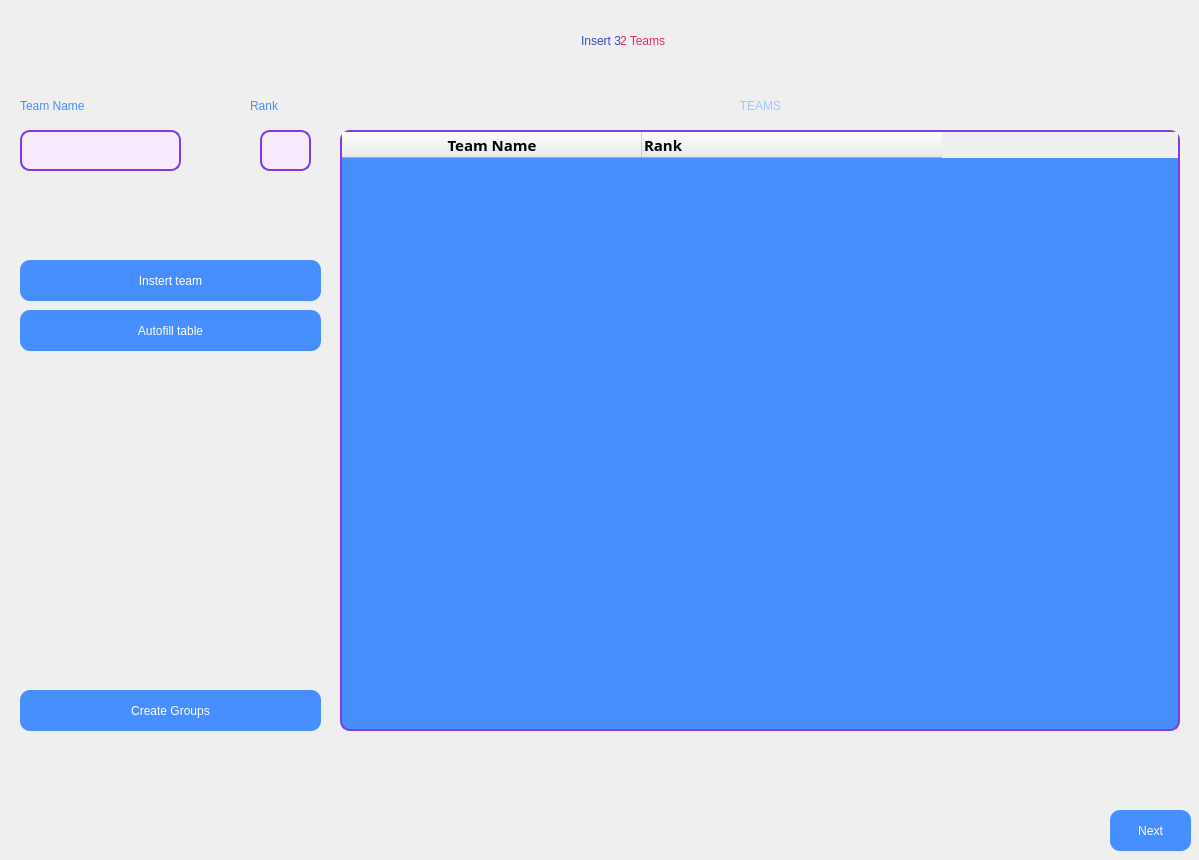
<?xml version="1.0" encoding="UTF-8"?>
<ui version="4.0">
 <class>Dialog</class>
 <widget class="QDialog" name="Dialog">
  <property name="geometry">
   <rect>
    <x>0</x>
    <y>0</y>
    <width>1199</width>
    <height>860</height>
   </rect>
  </property>
  <property name="windowTitle">
   <string>Dialog</string>
  </property>
  <widget class="QWidget" name="HomeWidget" native="true">
   <property name="geometry">
    <rect>
     <x>0</x>
     <y>0</y>
     <width>1200</width>
     <height>860</height>
    </rect>
   </property>
   <property name="styleSheet">
    <string notr="true">QWidget#HomeWidget{
background-color:qlineargradient(spread:pad, x1:0, y1:0, x2:1, y2:1, stop:0 rgba(110, 236, 255, 67), stop:0.115789 rgba(112, 186, 255, 145), stop:0.252632 rgba(157, 212, 255, 69), stop:0.263158 rgba(139, 224, 255, 69), stop:0.336842 rgba(0, 102, 255, 145), stop:0.436842 rgba(110, 94, 255, 208), stop:0.477581 rgba(143, 158, 255, 130), stop:0.484211 rgba(129, 201, 250, 130), stop:0.521053 rgba(118, 152, 255, 130), stop:0.526316 rgba(167, 255, 253, 130), stop:0.594737 rgba(130, 180, 255, 255), stop:0.684211 rgba(110, 157, 255, 69), stop:0.815789 rgba(123, 135, 255, 145), stop:0.936842 rgba(123, 171, 255, 130), stop:1 rgba(54, 131, 216, 171))}


</string>
   </property>
   <widget class="QTableWidget" name="teamsTable">
    <property name="geometry">
     <rect>
      <x>340</x>
      <y>130</y>
      <width>840</width>
      <height>601</height>
     </rect>
    </property>
    <property name="minimumSize">
     <size>
      <width>840</width>
      <height>0</height>
     </size>
    </property>
    <property name="font">
     <font>
      <family>Arial</family>
      <pointsize>11</pointsize>
      <weight>50</weight>
      <italic>false</italic>
      <bold>false</bold>
     </font>
    </property>
    <property name="styleSheet">
     <string notr="true">QTableWidget{	
border: 2px solid #803CE0;
border-radius: 10px;
color:rgb(255, 255, 255);
color:rgb(0,0,0);
font-family: Arial;
font: 11pt;
background-color:rgb(71, 142, 255);
alternate-background-color:rgb(44, 94, 212);
}</string>
    </property>
    <property name="frameShape">
     <enum>QFrame::HLine</enum>
    </property>
    <property name="lineWidth">
     <number>4</number>
    </property>
    <property name="midLineWidth">
     <number>2</number>
    </property>
    <property name="horizontalScrollBarPolicy">
     <enum>Qt::ScrollBarAlwaysOff</enum>
    </property>
    <property name="sizeAdjustPolicy">
     <enum>QAbstractScrollArea::AdjustToContents</enum>
    </property>
    <property name="editTriggers">
     <set>QAbstractItemView::NoEditTriggers</set>
    </property>
    <property name="alternatingRowColors">
     <bool>true</bool>
    </property>
    <property name="showGrid">
     <bool>true</bool>
    </property>
    <property name="sortingEnabled">
     <bool>true</bool>
    </property>
    <property name="rowCount">
     <number>0</number>
    </property>
    <attribute name="horizontalHeaderVisible">
     <bool>true</bool>
    </attribute>
    <attribute name="horizontalHeaderCascadingSectionResizes">
     <bool>true</bool>
    </attribute>
    <attribute name="horizontalHeaderDefaultSectionSize">
     <number>300</number>
    </attribute>
    <attribute name="horizontalHeaderHighlightSections">
     <bool>true</bool>
    </attribute>
    <attribute name="horizontalHeaderShowSortIndicator" stdset="0">
     <bool>false</bool>
    </attribute>
    <attribute name="horizontalHeaderStretchLastSection">
     <bool>false</bool>
    </attribute>
    <attribute name="verticalHeaderVisible">
     <bool>true</bool>
    </attribute>
    <attribute name="verticalHeaderCascadingSectionResizes">
     <bool>false</bool>
    </attribute>
    <attribute name="verticalHeaderDefaultSectionSize">
     <number>30</number>
    </attribute>
    <attribute name="verticalHeaderShowSortIndicator" stdset="0">
     <bool>false</bool>
    </attribute>
    <column>
     <property name="text">
      <string>Team Name</string>
     </property>
     <property name="font">
      <font>
       <family>Yu Gothic</family>
       <pointsize>11</pointsize>
       <weight>75</weight>
       <bold>true</bold>
      </font>
     </property>
    </column>
    <column>
     <property name="text">
      <string>Rank</string>
     </property>
     <property name="font">
      <font>
       <family>Yu Gothic Medium</family>
       <pointsize>11</pointsize>
       <weight>75</weight>
       <bold>true</bold>
       <kerning>true</kerning>
      </font>
     </property>
     <property name="textAlignment">
      <set>AlignLeading|AlignTop</set>
     </property>
    </column>
   </widget>
   <widget class="QLineEdit" name="teamNameField">
    <property name="geometry">
     <rect>
      <x>20</x>
      <y>130</y>
      <width>161</width>
      <height>41</height>
     </rect>
    </property>
    <property name="styleSheet">
     <string notr="true">QLineEdit{
background: #F8EAFF;
border: 2px solid #803CE0;
border-radius: 10px;
color:#803CE0;
font-family: Arial;
font: 11pt;
}
QLineEdit:focus{
border: 2px solid #FBAD25;
}</string>
    </property>
    <property name="text">
     <string/>
    </property>
   </widget>
   <widget class="QLabel" name="label">
    <property name="geometry">
     <rect>
      <x>20</x>
      <y>85</y>
      <width>151</width>
      <height>41</height>
     </rect>
    </property>
    <property name="styleSheet">
     <string notr="true">font: 75 16pt &quot;Unispace&quot;;
color:rgb(71, 142, 255);</string>
    </property>
    <property name="text">
     <string>Team Name</string>
    </property>
   </widget>
   <widget class="QLabel" name="label_2">
    <property name="geometry">
     <rect>
      <x>250</x>
      <y>85</y>
      <width>71</width>
      <height>41</height>
     </rect>
    </property>
    <property name="styleSheet">
     <string notr="true">font: 75 16pt &quot;Unispace&quot;;
color:rgb(71, 142, 255);</string>
    </property>
    <property name="text">
     <string>Rank</string>
    </property>
   </widget>
   <widget class="QLineEdit" name="teamRankField">
    <property name="geometry">
     <rect>
      <x>260</x>
      <y>130</y>
      <width>51</width>
      <height>41</height>
     </rect>
    </property>
    <property name="styleSheet">
     <string notr="true">QLineEdit{
background: #F8EAFF;
border: 2px solid #803CE0;
border-radius: 10px;
color:#803CE0;
font-family: Arial;
font: 11pt;
}
QLineEdit:focus{
border: 2px solid #FBAD25;
}</string>
    </property>
   </widget>
   <widget class="QPushButton" name="insertTeamButton">
    <property name="geometry">
     <rect>
      <x>20</x>
      <y>260</y>
      <width>301</width>
      <height>41</height>
     </rect>
    </property>
    <property name="styleSheet">
     <string notr="true">QPushButton{
	background-color:rgb(71, 142, 255);
	border-radius: 10px;
	font: 75 16pt &quot;Unispace&quot;;
	color: white;

}
QPushButton:hover{
	background-color: rgb(193,81,241);
}</string>
    </property>
    <property name="text">
     <string>Instert team</string>
    </property>
   </widget>
   <widget class="QLabel" name="teamError">
    <property name="geometry">
     <rect>
      <x>20</x>
      <y>210</y>
      <width>301</width>
      <height>31</height>
     </rect>
    </property>
    <property name="styleSheet">
     <string notr="true">font: 10pt, Arial;
color: Red;</string>
    </property>
    <property name="text">
     <string/>
    </property>
   </widget>
   <widget class="QLabel" name="groupError">
    <property name="geometry">
     <rect>
      <x>20</x>
      <y>600</y>
      <width>321</width>
      <height>51</height>
     </rect>
    </property>
    <property name="styleSheet">
     <string notr="true">font: 10pt, Arial;
color: Red;</string>
    </property>
    <property name="text">
     <string/>
    </property>
   </widget>
   <widget class="QPushButton" name="createGroupsButton">
    <property name="geometry">
     <rect>
      <x>20</x>
      <y>690</y>
      <width>301</width>
      <height>41</height>
     </rect>
    </property>
    <property name="styleSheet">
     <string notr="true">QPushButton{
	background-color:rgb(71, 142, 255);
	border-radius: 10px;
	font: 75 16pt &quot;Unispace&quot;;
	color: white;

}
QPushButton:hover{
	background-color: rgb(193,81,241);
}</string>
    </property>
    <property name="text">
     <string>Create Groups</string>
    </property>
   </widget>
   <widget class="QLabel" name="label_3">
    <property name="geometry">
     <rect>
      <x>350</x>
      <y>85</y>
      <width>821</width>
      <height>41</height>
     </rect>
    </property>
    <property name="styleSheet">
     <string notr="true">font: 75 16pt &quot;Unispace&quot;;
color:rgb(158, 200, 255);
</string>
    </property>
    <property name="text">
     <string>TEAMS</string>
    </property>
    <property name="alignment">
     <set>Qt::AlignCenter</set>
    </property>
   </widget>
   <widget class="QLabel" name="label_4">
    <property name="geometry">
     <rect>
      <x>620</x>
      <y>10</y>
      <width>531</width>
      <height>61</height>
     </rect>
    </property>
    <property name="styleSheet">
     <string notr="true">font: 75 24pt &quot;Unispace&quot;;
color:rgb(225, 43, 116);
</string>
    </property>
    <property name="text">
     <string>2 Teams</string>
    </property>
   </widget>
   <widget class="QLabel" name="label_5">
    <property name="geometry">
     <rect>
      <x>90</x>
      <y>10</y>
      <width>531</width>
      <height>61</height>
     </rect>
    </property>
    <property name="styleSheet">
     <string notr="true">font: 75 24pt &quot;Unispace&quot;;
color:rgb(52, 77, 189);
</string>
    </property>
    <property name="text">
     <string>Insert 3</string>
    </property>
    <property name="alignment">
     <set>Qt::AlignRight|Qt::AlignTrailing|Qt::AlignVCenter</set>
    </property>
   </widget>
   <widget class="QPushButton" name="autofillButton">
    <property name="geometry">
     <rect>
      <x>20</x>
      <y>310</y>
      <width>301</width>
      <height>41</height>
     </rect>
    </property>
    <property name="styleSheet">
     <string notr="true">QPushButton{
	background-color:rgb(71, 142, 255);
	border-radius: 10px;
	font: 75 16pt &quot;Unispace&quot;;
	color: white;

}
QPushButton:hover{
	background-color: rgb(193,81,241);
}</string>
    </property>
    <property name="text">
     <string>Autofill table</string>
    </property>
   </widget>
   <widget class="QPushButton" name="nextButton">
    <property name="geometry">
     <rect>
      <x>1110</x>
      <y>810</y>
      <width>81</width>
      <height>41</height>
     </rect>
    </property>
    <property name="styleSheet">
     <string notr="true">QPushButton{
	background-color:rgb(71, 142, 255);
	border-radius: 10px;
	font: 75 16pt &quot;Unispace&quot;;
	color: white;

}
QPushButton:hover{
	background-color: rgb(193,81,241);
}</string>
    </property>
    <property name="text">
     <string>Next</string>
    </property>
   </widget>
  </widget>
 </widget>
 <resources/>
 <connections/>
</ui>
